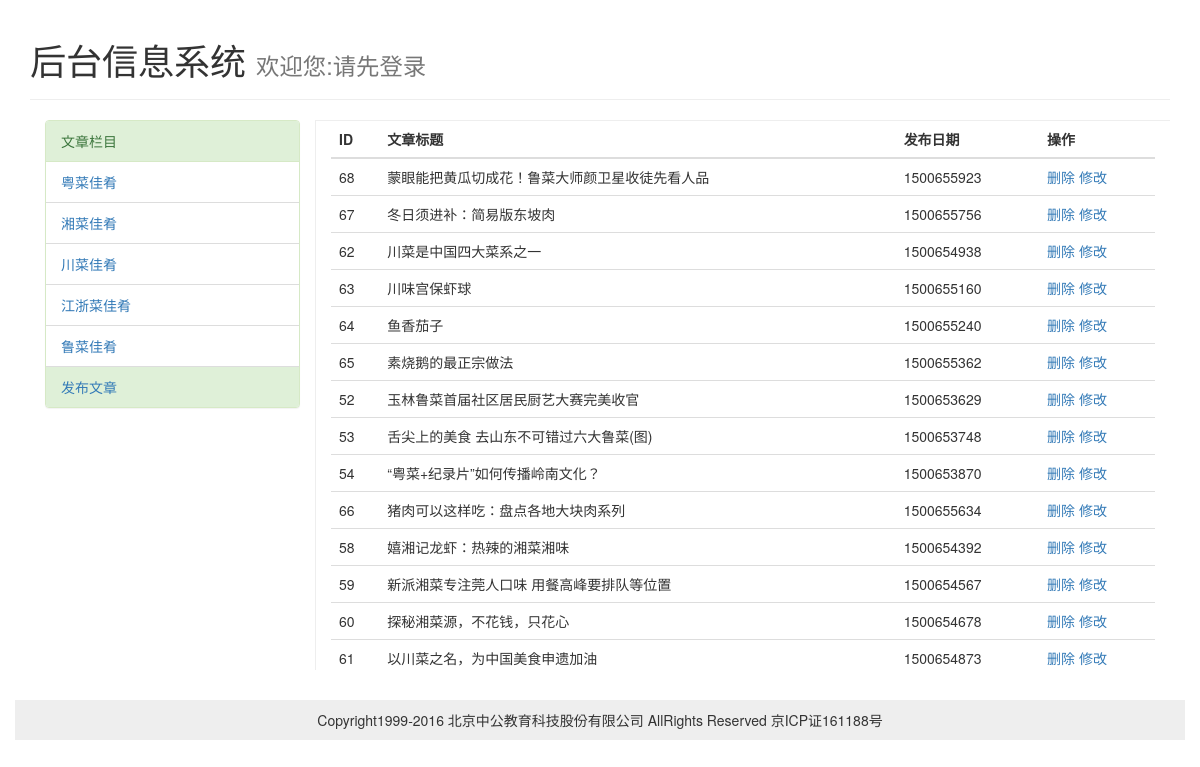
The app's page /luwork/houtai/infor.php with its own data.
### tables this page shows
CREATE TABLE IF NOT EXISTS `ac_info` (
  `ac_id` int(11) NOT NULL AUTO_INCREMENT,
  `ac_title` varchar(100) NOT NULL,
  `ac_column` varchar(32) NOT NULL,
  `ac_describe` varchar(200) NOT NULL,
  `ac_keyword` varchar(64) NOT NULL,
  `ac_content` text NOT NULL,
  `ac_thum` varchar(100) NOT NULL,
  `ac_date` varchar(32) NOT NULL,
  PRIMARY KEY (`ac_id`)
);

### luwork/houtai/infor.php (the view, shortened to what this page needs)
<!doctype html>
<html lang="en">
<head>
	<link rel="stylesheet" type="text/css" href="css/bootstrap.min.css">
    <link rel="stylesheet" type="text/css" href="css/site.css">
</head>
<body>
<div class="container ">
<div class="page-header">
  <h1>后台信息系统 <small>欢迎您:<?php if(isset($_COOKIE["user"])){ echo $_COOKIE["user"];}else{echo  "请先登录";}?></small></h1>
</div>
 <div class="form-group">
    <div class="col-sm-3 ">
    	  <div class="panel panel-success">
             <div class="panel-heading">文章栏目</div>
               <ul class="list-group">
               <li class="list-group-item"><a href="#">粤菜佳肴</a></li>
                <li class="list-group-item"><a href="#">湘菜佳肴</a></li>
                <li class="list-group-item"><a href="#">川菜佳肴</a></li>
                <li class="list-group-item"><a href="#">江浙菜佳肴</a></li>
                <li class="list-group-item"><a href="#">鲁菜佳肴</a></li>
                <li class="list-group-item list-group-item-success"><a href="addInfor.php" target="_blank">发布文章</a></li>
              </ul>
            </div>
        </div>
    <div class="col-sm-9" style="border-width:1px 0 0 1px;border-style:solid; border-color:#eee;height:550px;overflow:hidden;">
         <table class="table" >
          <thead>
          		<tr scope="row">
                	<th>ID</th>
                    <th>文章标题</th>
                    <th>发布日期</th>
                    <th>操作</th>
                </tr>
          </thead>
          <tbody>
              <?php
               $conn = new mysqli("localhost","root","root","food");
					$sql = "SELECT * FROM ac_info";
					$result = $conn->query($sql);
					if($result->num_rows>0){
						while($row = $result->fetch_assoc()){
				?>
                    <tr scope="row">
                      <td><?php echo $row["ac_id"]?></td>
                      <td><?php echo $row["ac_title"]?></td>
                      <td><?php echo $row["ac_date"]?></td>
                      <td><a href="php/delect.php?ac_id=<?php echo $row["ac_id"]?>">删除</a>
                       <a href="dochange.php?ac_id=<?php echo $row["ac_id"]?>">修改</a></td>
                    </tr>
			<?php
						}
					}
			  ?>
          </tbody>
        </table>
    </div>
  </div>
 </div>
  <div class="footer container">
    Copyright1999-2016 北京中公教育科技股份有限公司 AllRights Reserved 京ICP证161188号
  </div>
</body>
</html>

### luwork/houtai/infor.php (style rules this page uses)
.footer { height:40px;background:#eee;text-align:center;line-height:40px;margin-top:30px; }

### records on screen
ac_info: ac_id "68", ac_title "蒙眼能把黄瓜切成花！鲁菜大师颜卫星收徒先看人品", ac_date "1500655923"
ac_info: ac_id "67", ac_title "冬日须进补：简易版东坡肉", ac_date "1500655756"
ac_info: ac_id "62", ac_title "川菜是中国四大菜系之一", ac_date "1500654938"
ac_info: ac_id "63", ac_title "川味宫保虾球", ac_date "1500655160"
ac_info: ac_id "64", ac_title "鱼香茄子", ac_date "1500655240"
ac_info: ac_id "65", ac_title "素烧鹅的最正宗做法", ac_date "1500655362"
ac_info: ac_id "52", ac_title "玉林鲁菜首届社区居民厨艺大赛完美收官", ac_date "1500653629"
ac_info: ac_id "53", ac_title "舌尖上的美食 去山东不可错过六大鲁菜(图)", ac_date "1500653748"
ac_info: ac_id "54", ac_title "“粤菜+纪录片”如何传播岭南文化？", ac_date "1500653870"
ac_info: ac_id "66", ac_title "猪肉可以这样吃：盘点各地大块肉系列", ac_date "1500655634"
ac_info: ac_id "58", ac_title "嬉湘记龙虾：热辣的湘菜湘味", ac_date "1500654392"
ac_info: ac_id "59", ac_title "新派湘菜专注莞人口味 用餐高峰要排队等位置", ac_date "1500654567"
ac_info: ac_id "60", ac_title "探秘湘菜源，不花钱，只花心", ac_date "1500654678"
ac_info: ac_id "61", ac_title "以川菜之名，为中国美食申遗加油", ac_date "1500654873"
